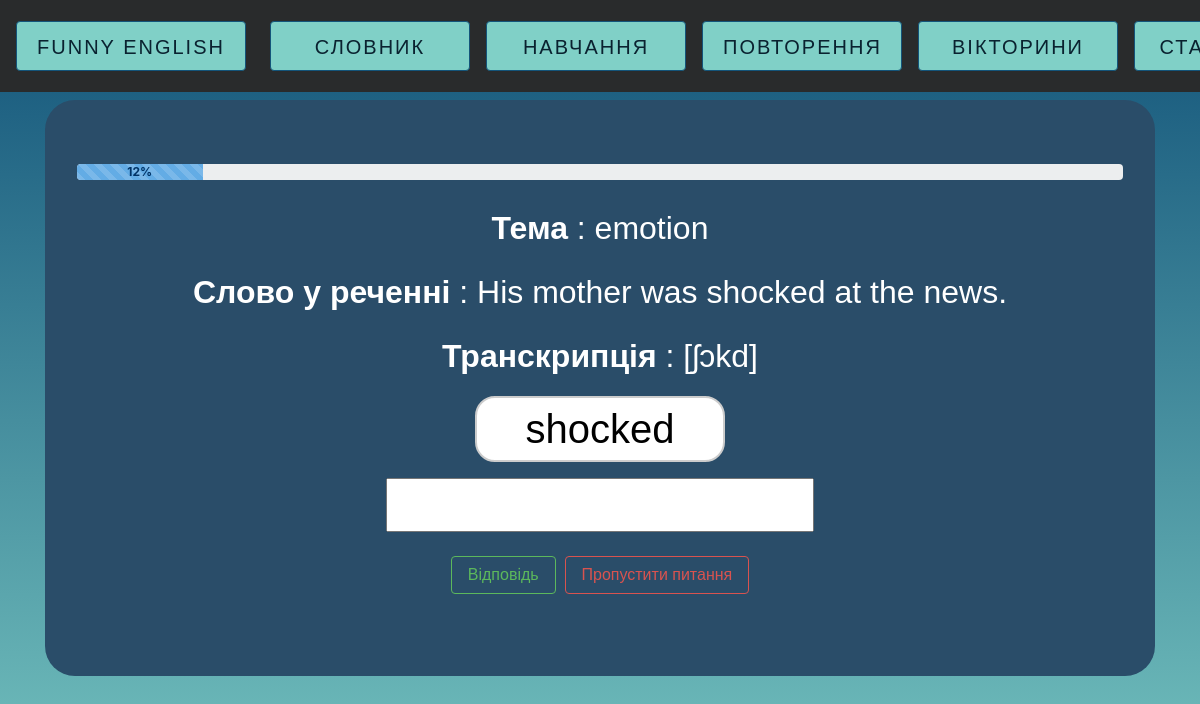
Page /question/ (signed in) on the committed database.
### word/models.py (models this page shows, shortened)
class Theme(models.Model):
    theme = models.CharField(max_length=25, verbose_name="English", unique=True)
    img = models.ImageField(upload_to='static/img')
    themeLink = models.CharField(max_length=50, verbose_name="Link", default="https://youtu.be/75p-N9YKqNo")

class Word(models.Model):
    engWord = models.CharField(max_length=25, verbose_name="English")
    trWord = models.CharField(max_length=25, verbose_name="Ukrainian")
    word = models.ForeignKey(Theme, on_delete=models.CASCADE, verbose_name="Theme", default=None)
    sentence = models.TextField(verbose_name="Sentence")
    structure = models.CharField(max_length=25, verbose_name="Structure")
    img = models.ImageField(upload_to='static/img/words')
    brainteaser = models.TextField(verbose_name="Brainteaser", default=None, blank=True, null=True)

### word/views.py (the view, shortened to what this page needs)
# urls.py: path('question/', views.question, name="question"),
@login_required(login_url="user:login")
def question(request):
    answer = request.GET.get("answer")
    question = request.GET.get("soru")
    control = True
    while control:
        word = Word.objects.order_by("?").first()
        cursor = connection.cursor()
        cursor.execute('SELECT * FROM word_theme WHERE id = %s', [word.word_id])
        theme = cursor.fetchone()
        inProgressCount = WordKnowledge.objects.filter(word=word, user=request.user).count()
        doneCount = CompletedWord.objects.filter(word=word, user=request.user).count()
        if inProgressCount == 0 and doneCount == 0:
            control = False
        kelimeSayisi = Word.objects.all().count()
        kayitliVeri = WordKnowledge.objects.filter(user=request.user).count()
        tamamlananVeri = CompletedWord.objects.filter(user=request.user).count()
        if kelimeSayisi == kayitliVeri + tamamlananVeri:
            messages.success(request, "Вітаємо! Ви знаєте всі слова")
            return redirect("index")
        oran = ((kayitliVeri + tamamlananVeri) * 100) / kelimeSayisi
        oran = int(oran)
    return render(request, "question.html",
                  {"word": word, "theme": theme[1], "oran": oran, "kelimeSayisi": kelimeSayisi,
                   "kayitliVeri": kayitliVeri})

### templates/question.html
{% extends "layout.html" %}
{% block body %}
<div class="jumbotron text-center" style="background-color:#2a4d69; border-radius: 30px ">
        <div class="progress">
        <div class="progress-bar progress-bar-striped bg-danger progress-bar-animated" role="progressbar" style="width: {{oran}}%; background-color: #63ace5 !important" aria-valuenow="{{kayitliVeri}}" aria-valuemin="0" aria-valuemax="{{kelimeSayisi}}"><b style="color:#003366">{{oran}}%</b></div>
        </div>
        <br>
        <p style="color:white"><b>Тема</b> : {{theme}}<p>
        <p style="color:white"><b>Слово у реченні</b> : {{word.sentence}}<p>
        <p style="color:white"><b>Транскрипція</b> : {{word.structure}}<p>
        <form autocomplete="off">
                <input type="text" name="soru" value={{word.engWord}} class="word" readonly>
                <p>
                <p><input type="text" name="answer"><p>
                <button type = "submit" class = "btn btn-outline-success">Відповідь</button>       <button type = "submit" class = "btn btn-outline-danger">Пропустити питання</button>
        </form>
</div>
{% endblock body %}

### static/css/style.css (style rules this page uses)
body { background: linear-gradient(#13547a, #80d0c7); font-family: 'Quicksand', sans-serif; }
p { font-size: 200%; font-family: 'Quicksand', sans-serif; text-align: center; }
.word { font-family: 'Quicksand', sans-serif; font-size: 40px; color: #13547a; text-align:center; width:250px; border-radius:20px; border:4px solid #8fcafe; }

### templates/layout.html (style rules this page uses)
body { background: linear-gradient(#13547a, #80d0c7); font-family: 'Quicksand', sans-serif; width: 100%; height:100vh; background-size: cover; }
.word { font-size: 40px; color: #000000; text-align:center; width:250px; border-radius:20px; border:2px solid #cccccc; }

### rows in the picture
Theme: theme "emotion"
Word: sentence "His mother was shocked at the news.", structure "[ʃɔkd]", soru "shocked"

### other values in the picture
{{ oran }} "12"
